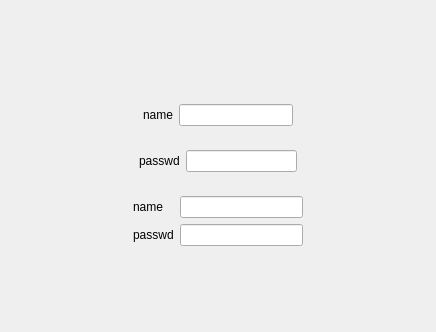
<?xml version="1.0" encoding="UTF-8"?>
<ui version="4.0">
 <class>DialogShow</class>
 <widget class="QDialog" name="DialogShow">
  <property name="geometry">
   <rect>
    <x>0</x>
    <y>0</y>
    <width>436</width>
    <height>332</height>
   </rect>
  </property>
  <property name="windowTitle">
   <string>Dialog</string>
  </property>
  <layout class="QVBoxLayout" name="verticalLayout_2">
   <item>
    <spacer name="verticalSpacer">
     <property name="orientation">
      <enum>Qt::Vertical</enum>
     </property>
     <property name="sizeHint" stdset="0">
      <size>
       <width>20</width>
       <height>40</height>
      </size>
     </property>
    </spacer>
   </item>
   <item>
    <widget class="QWidget" name="widget_3" native="true">
     <layout class="QVBoxLayout" name="verticalLayout">
      <item>
       <widget class="QWidget" name="widget" native="true">
        <layout class="QHBoxLayout" name="horizontalLayout">
         <item>
          <spacer name="horizontalSpacer">
           <property name="orientation">
            <enum>Qt::Horizontal</enum>
           </property>
           <property name="sizeHint" stdset="0">
            <size>
             <width>40</width>
             <height>20</height>
            </size>
           </property>
          </spacer>
         </item>
         <item>
          <widget class="QLabel" name="label">
           <property name="text">
            <string>name</string>
           </property>
          </widget>
         </item>
         <item>
          <widget class="QLineEdit" name="lineEdit"/>
         </item>
         <item>
          <spacer name="horizontalSpacer_2">
           <property name="orientation">
            <enum>Qt::Horizontal</enum>
           </property>
           <property name="sizeHint" stdset="0">
            <size>
             <width>40</width>
             <height>20</height>
            </size>
           </property>
          </spacer>
         </item>
        </layout>
       </widget>
      </item>
      <item>
       <widget class="QWidget" name="widget_2" native="true">
        <layout class="QHBoxLayout" name="horizontalLayout_2">
         <item>
          <spacer name="horizontalSpacer_3">
           <property name="orientation">
            <enum>Qt::Horizontal</enum>
           </property>
           <property name="sizeHint" stdset="0">
            <size>
             <width>94</width>
             <height>20</height>
            </size>
           </property>
          </spacer>
         </item>
         <item>
          <widget class="QLabel" name="label_2">
           <property name="text">
            <string>passwd</string>
           </property>
          </widget>
         </item>
         <item>
          <widget class="QLineEdit" name="lineEdit_2"/>
         </item>
         <item>
          <spacer name="horizontalSpacer_4">
           <property name="orientation">
            <enum>Qt::Horizontal</enum>
           </property>
           <property name="sizeHint" stdset="0">
            <size>
             <width>94</width>
             <height>20</height>
            </size>
           </property>
          </spacer>
         </item>
        </layout>
       </widget>
      </item>
     </layout>
    </widget>
   </item>
   <item>
    <layout class="QGridLayout" name="gridLayout">
     <item row="0" column="3">
      <spacer name="horizontalSpacer_6">
       <property name="orientation">
        <enum>Qt::Horizontal</enum>
       </property>
       <property name="sizeHint" stdset="0">
        <size>
         <width>40</width>
         <height>20</height>
        </size>
       </property>
      </spacer>
     </item>
     <item row="0" column="2">
      <widget class="QLineEdit" name="lineEdit_3"/>
     </item>
     <item row="1" column="1">
      <widget class="QLabel" name="label_4">
       <property name="text">
        <string>passwd</string>
       </property>
      </widget>
     </item>
     <item row="0" column="1">
      <widget class="QLabel" name="label_3">
       <property name="text">
        <string>name</string>
       </property>
      </widget>
     </item>
     <item row="1" column="2">
      <widget class="QLineEdit" name="lineEdit_4"/>
     </item>
     <item row="0" column="0">
      <spacer name="horizontalSpacer_5">
       <property name="orientation">
        <enum>Qt::Horizontal</enum>
       </property>
       <property name="sizeHint" stdset="0">
        <size>
         <width>40</width>
         <height>20</height>
        </size>
       </property>
      </spacer>
     </item>
    </layout>
   </item>
   <item>
    <spacer name="verticalSpacer_2">
     <property name="orientation">
      <enum>Qt::Vertical</enum>
     </property>
     <property name="sizeHint" stdset="0">
      <size>
       <width>20</width>
       <height>40</height>
      </size>
     </property>
    </spacer>
   </item>
  </layout>
 </widget>
 <resources/>
 <connections/>
</ui>
